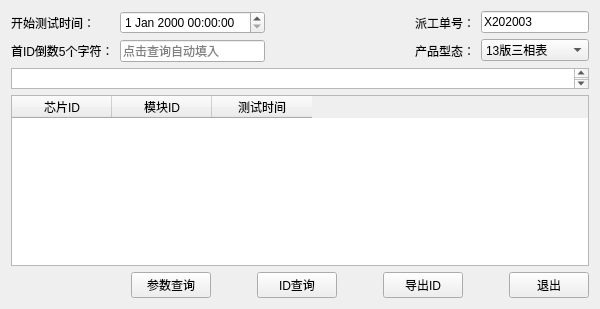
      <widget class="QWidget" name="tab_2">
       <attribute name="title">
        <string>三相对应关系导出</string>
       </attribute>
       <layout class="QVBoxLayout" name="verticalLayout_7">
        <item>
         <layout class="QHBoxLayout" name="horizontalLayout_5">
          <item>
           <layout class="QHBoxLayout" name="horizontalLayout_4">
            <item>
             <layout class="QVBoxLayout" name="verticalLayout_5">
              <item>
               <widget class="QLabel" name="lb_start_datetime_III">
                <property name="text">
                 <string>开始测试时间：</string>
                </property>
               </widget>
              </item>
              <item>
               <widget class="QLabel" name="lb_id_III">
                <property name="text">
                 <string>首ID倒数5个字符：</string>
                </property>
               </widget>
              </item>
             </layout>
            </item>
            <item>
             <layout class="QVBoxLayout" name="verticalLayout_6">
              <item>
               <widget class="QDateTimeEdit" name="value_start_datetime_III">
                <property name="maximumDateTime">
                 <datetime>
                  <hour>23</hour>
                  <minute>59</minute>
                  <second>59</second>
                  <year>9999</year>
                  <month>12</month>
                  <day>31</day>
                 </datetime>
                </property>
               </widget>
              </item>
              <item>
               <widget class="QLineEdit" name="value_id_III">
                <property name="text">
                 <string/>
                </property>
                <property name="placeholderText">
                 <string>点击查询自动填入</string>
                </property>
               </widget>
              </item>
             </layout>
            </item>
           </layout>
          </item>
          <item>
           <spacer name="horizontalSpacer_8">
            <property name="orientation">
             <enum>Qt::Horizontal</enum>
            </property>
            <property name="sizeHint" stdset="0">
             <size>
              <width>40</width>
              <height>20</height>
             </size>
            </property>
           </spacer>
          </item>
          <item>
           <spacer name="horizontalSpacer_9">
            <property name="orientation">
             <enum>Qt::Horizontal</enum>
            </property>
            <property name="sizeHint" stdset="0">
             <size>
              <width>40</width>
              <height>20</height>
             </size>
            </property>
           </spacer>
          </item>
          <item>
           <layout class="QHBoxLayout" name="horizontalLayout_3">
            <item>
             <layout class="QVBoxLayout" name="verticalLayout_4">
              <item>
               <widget class="QLabel" name="lb_order_III">
                <property name="text">
                 <string>派工单号：</string>
                </property>
               </widget>
              </item>
              <item>
               <widget class="QLabel" name="lb_prod_type_III">
                <property name="text">
                 <string>产品型态：</string>
                </property>
               </widget>
              </item>
             </layout>
            </item>
            <item>
             <layout class="QVBoxLayout" name="verticalLayout_3">
              <item>
               <widget class="QLineEdit" name="value_order_III">
                <property name="text">
                 <string>X202003</string>
                </property>
               </widget>
              </item>
              <item>
               <widget class="QComboBox" name="cb_prod_type_III">
                <item>
                 <property name="text">
                  <string>13版三相表</string>
                 </property>
                </item>
                <item>
                 <property name="text">
                  <string>单相表</string>
                 </property>
                </item>
                <item>
                 <property name="text">
                  <string>13版集中器</string>
                 </property>
                </item>
                <item>
                 <property name="text">
                  <string>09版三相表</string>
                 </property>
                </item>
                <item>
                 <property name="text">
                  <string>09版集中器</string>
                 </property>
                </item>
                <item>
                 <property name="text">
                  <string>I型采集器</string>
                 </property>
                </item>
                <item>
                 <property name="text">
                  <string>II型采集器</string>
                 </property>
                </item>
               </widget>
              </item>
             </layout>
            </item>
           </layout>
          </item>
         </layout>
        </item>
        <item>
         <widget class="QTextBrowser" name="textBrowser_III">
          <property name="enabled">
           <bool>true</bool>
          </property>
          <property name="sizePolicy">
           <sizepolicy hsizetype="Expanding" vsizetype="Ignored">
            <horstretch>0</horstretch>
            <verstretch>1</verstretch>
           </sizepolicy>
          </property>
         </widget>
        </item>
        <item>
         <widget class="QTableWidget" name="tableWidget_III">
          <property name="sizePolicy">
           <sizepolicy hsizetype="Expanding" vsizetype="Expanding">
            <horstretch>0</horstretch>
            <verstretch>8</verstretch>
           </sizepolicy>
          </property>
          <column>
           <property name="text">
            <string>芯片ID</string>
           </property>
          </column>
          <column>
           <property name="text">
            <string>模块ID</string>
           </property>
          </column>
          <column>
           <property name="text">
            <string>测试时间</string>
           </property>
          </column>
         </widget>
        </item>
        <item>
         <layout class="QHBoxLayout" name="horizontalLayout_2">
          <item>
           <spacer name="horizontalSpacer_5">
            <property name="orientation">
             <enum>Qt::Horizontal</enum>
            </property>
            <property name="sizeHint" stdset="0">
             <size>
              <width>40</width>
              <height>20</height>
             </size>
            </property>
           </spacer>
          </item>
          <item>
           <spacer name="horizontalSpacer_6">
            <property name="orientation">
             <enum>Qt::Horizontal</enum>
            </property>
            <property name="sizeHint" stdset="0">
             <size>
              <width>40</width>
              <height>20</height>
             </size>
            </property>
           </spacer>
          </item>
          <item>
           <spacer name="horizontalSpacer_7">
            <property name="orientation">
             <enum>Qt::Horizontal</enum>
            </property>
            <property name="sizeHint" stdset="0">
             <size>
              <width>40</width>
              <height>20</height>
             </size>
            </property>
           </spacer>
          </item>
          <item>
           <widget class="QPushButton" name="btn_cfg_query_III">
            <property name="text">
             <string>参数查询</string>
            </property>
           </widget>
          </item>
          <item>
           <spacer name="horizontalSpacer">
            <property name="orientation">
             <enum>Qt::Horizontal</enum>
            </property>
            <property name="sizeHint" stdset="0">
             <size>
              <width>40</width>
              <height>20</height>
             </size>
            </property>
           </spacer>
          </item>
          <item>
           <widget class="QPushButton" name="btn_id_query_III">
            <property name="text">
             <string>ID查询</string>
            </property>
           </widget>
          </item>
          <item>
           <spacer name="horizontalSpacer_2">
            <property name="orientation">
             <enum>Qt::Horizontal</enum>
            </property>
            <property name="sizeHint" stdset="0">
             <size>
              <width>40</width>
              <height>20</height>
             </size>
            </property>
           </spacer>
          </item>
          <item>
           <widget class="QPushButton" name="btn_export_id_III">
            <property name="text">
             <string>导出ID</string>
            </property>
           </widget>
          </item>
          <item>
           <spacer name="horizontalSpacer_4">
            <property name="orientation">
             <enum>Qt::Horizontal</enum>
            </property>
            <property name="sizeHint" stdset="0">
             <size>
              <width>40</width>
              <height>20</height>
             </size>
            </property>
           </spacer>
          </item>
          <item>
           <widget class="QPushButton" name="btn_exit_III">
            <property name="text">
             <string>退出</string>
            </property>
           </widget>
          </item>
         </layout>
        </item>
       </layout>
      </widget>
